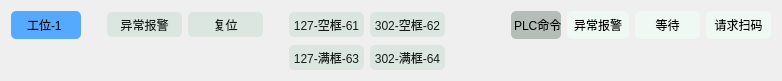
  <widget class="QWidget" name="layoutWidget">
   <property name="geometry">
    <rect>
     <x>21</x>
     <y>100</y>
     <width>780</width>
     <height>61</height>
    </rect>
   </property>
   <layout class="QGridLayout" name="gridLayout">
    <item row="0" column="0">
     <widget class="QLabel" name="lb_WorkStation_1">
      <property name="minimumSize">
       <size>
        <width>70</width>
        <height>28</height>
       </size>
      </property>
      <property name="styleSheet">
       <string notr="true">border-radius: 5px;
background-color: rgb(85, 170, 255);</string>
      </property>
      <property name="text">
       <string>工位-1 </string>
      </property>
      <property name="alignment">
       <set>Qt::AlignCenter</set>
      </property>
     </widget>
    </item>
    <item row="0" column="1">
     <spacer name="horizontalSpacer_5">
      <property name="orientation">
       <enum>Qt::Horizontal</enum>
      </property>
      <property name="sizeType">
       <enum>QSizePolicy::Fixed</enum>
      </property>
      <property name="sizeHint" stdset="0">
       <size>
        <width>20</width>
        <height>20</height>
       </size>
      </property>
     </spacer>
    </item>
    <item row="0" column="2">
     <widget class="QPushButton" name="pb_Error_1">
      <property name="minimumSize">
       <size>
        <width>75</width>
        <height>25</height>
       </size>
      </property>
      <property name="styleSheet">
       <string notr="true">background: rgb(220, 230, 225);
border-color: rgb(0, 0, 0);
border-radius: 5px;
color:rgb(24, 28, 27);</string>
      </property>
      <property name="text">
       <string>异常报警</string>
      </property>
     </widget>
    </item>
    <item row="0" column="3">
     <widget class="QPushButton" name="pb_Reset_1">
      <property name="minimumSize">
       <size>
        <width>75</width>
        <height>25</height>
       </size>
      </property>
      <property name="styleSheet">
       <string notr="true">background: rgb(220, 230, 225);
border-color: rgb(0, 0, 0);
border-radius: 5px;
color:rgb(24, 28, 27);</string>
      </property>
      <property name="text">
       <string>复位</string>
      </property>
     </widget>
    </item>
    <item row="0" column="4">
     <spacer name="horizontalSpacer_2">
      <property name="orientation">
       <enum>Qt::Horizontal</enum>
      </property>
      <property name="sizeType">
       <enum>QSizePolicy::Fixed</enum>
      </property>
      <property name="sizeHint" stdset="0">
       <size>
        <width>20</width>
        <height>20</height>
       </size>
      </property>
     </spacer>
    </item>
    <item row="0" column="5">
     <widget class="QPushButton" name="pb_CmdA_1">
      <property name="minimumSize">
       <size>
        <width>75</width>
        <height>25</height>
       </size>
      </property>
      <property name="styleSheet">
       <string notr="true">background: rgb(220, 230, 225);
border-color: rgb(0, 0, 0);
border-radius: 5px;
color:rgb(24, 28, 27);</string>
      </property>
      <property name="text">
       <string>127-空框-61</string>
      </property>
     </widget>
    </item>
    <item row="0" column="6">
     <widget class="QPushButton" name="pb_CmdB_1">
      <property name="minimumSize">
       <size>
        <width>75</width>
        <height>25</height>
       </size>
      </property>
      <property name="styleSheet">
       <string notr="true">background: rgb(220, 230, 225);
border-color: rgb(0, 0, 0);
border-radius: 5px;
color:rgb(24, 28, 27);</string>
      </property>
      <property name="text">
       <string>302-空框-62</string>
      </property>
     </widget>
    </item>
    <item row="0" column="7">
     <spacer name="horizontalSpacer_3">
      <property name="orientation">
       <enum>Qt::Horizontal</enum>
      </property>
      <property name="sizeType">
       <enum>QSizePolicy::Fixed</enum>
      </property>
      <property name="sizeHint" stdset="0">
       <size>
        <width>60</width>
        <height>20</height>
       </size>
      </property>
     </spacer>
    </item>
    <item row="0" column="8">
     <widget class="QLabel" name="label_4">
      <property name="minimumSize">
       <size>
        <width>50</width>
        <height>25</height>
       </size>
      </property>
      <property name="styleSheet">
       <string notr="true">border-radius: 5px;
background-color: rgb(180, 189, 184);</string>
      </property>
      <property name="text">
       <string> PLC命令</string>
      </property>
      <property name="alignment">
       <set>Qt::AlignCenter</set>
      </property>
     </widget>
    </item>
    <item row="0" column="9">
     <widget class="QLabel" name="lb_Error_1">
      <property name="minimumSize">
       <size>
        <width>62</width>
        <height>25</height>
       </size>
      </property>
      <property name="styleSheet">
       <string notr="true">border-radius: 5px;
background-color: rgb(240, 248, 244);</string>
      </property>
      <property name="text">
       <string>异常报警</string>
      </property>
      <property name="alignment">
       <set>Qt::AlignCenter</set>
      </property>
     </widget>
    </item>
    <item row="0" column="10">
     <widget class="QLabel" name="lb_Wait_1">
      <property name="minimumSize">
       <size>
        <width>65</width>
        <height>25</height>
       </size>
      </property>
      <property name="styleSheet">
       <string notr="true">border-radius: 5px;
background-color: rgb(240, 248, 244);</string>
      </property>
      <property name="text">
       <string>等待</string>
      </property>
      <property name="alignment">
       <set>Qt::AlignCenter</set>
      </property>
     </widget>
    </item>
    <item row="0" column="11">
     <widget class="QLabel" name="lb_RequestCode_1">
      <property name="minimumSize">
       <size>
        <width>65</width>
        <height>25</height>
       </size>
      </property>
      <property name="styleSheet">
       <string notr="true">border-radius: 5px;
background-color: rgb(240, 248, 244);</string>
      </property>
      <property name="text">
       <string>请求扫码</string>
      </property>
      <property name="alignment">
       <set>Qt::AlignCenter</set>
      </property>
     </widget>
    </item>
    <item row="1" column="5">
     <widget class="QPushButton" name="pb_CmdC_1">
      <property name="minimumSize">
       <size>
        <width>75</width>
        <height>25</height>
       </size>
      </property>
      <property name="styleSheet">
       <string notr="true">background: rgb(220, 230, 225);
border-color: rgb(0, 0, 0);
border-radius: 5px;
color:rgb(24, 28, 27);</string>
      </property>
      <property name="text">
       <string>127-满框-63</string>
      </property>
     </widget>
    </item>
    <item row="1" column="6">
     <widget class="QPushButton" name="pb_CmdD_1">
      <property name="minimumSize">
       <size>
        <width>75</width>
        <height>25</height>
       </size>
      </property>
      <property name="styleSheet">
       <string notr="true">background: rgb(220, 230, 225);
border-color: rgb(0, 0, 0);
border-radius: 5px;
color:rgb(24, 28, 27);</string>
      </property>
      <property name="text">
       <string>302-满框-64</string>
      </property>
     </widget>
    </item>
   </layout>
  </widget>
